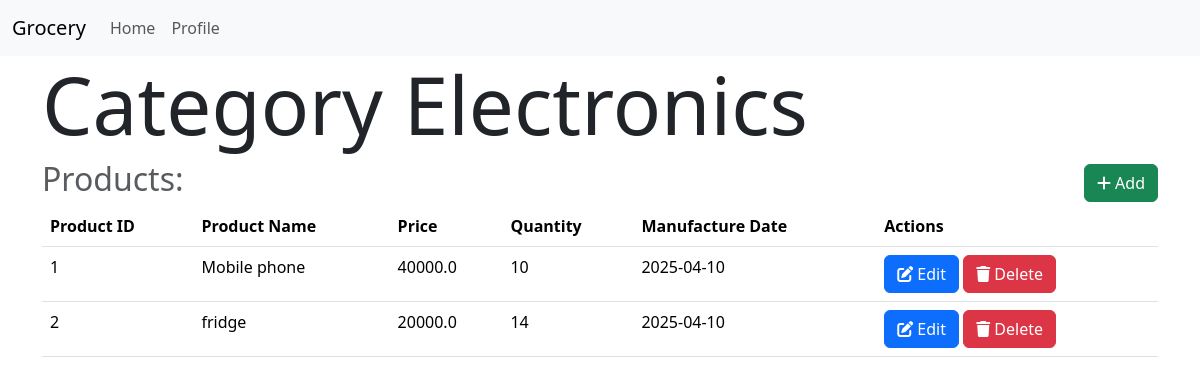
The app's page /category/1/ (signed in) with its own data.
### models.py (models this page shows)
class Category(db.Model):
    id = db.Column(db.Integer,primary_key=True)
    name=db.Column(db.String(32),unique=True)
    products=db.relationship('Product',backref='category',lazy=True, cascade='all, delete-orphan')

class Product(db.Model):
    id = db.Column(db.Integer,primary_key=True)
    name=db.Column(db.String(64),nullable=False)
    price=db.Column(db.Float,nullable=False)
    description = db.Column(db.String(256),nullable=True)
    category_id=db.Column(db.Integer,db.ForeignKey('category.id'),nullable=False)
    quantity=db.Column(db.Integer,nullable=False)
    man_date=db.Column(db.Date,nullable=False)
    carts=db.relationship('Cart',backref='product',lazy=True, cascade='all, delete-orphan')
    orders=db.relationship('Order',backref='product',lazy=True, cascade='all, delete-orphan')

### routes.py (the view)
@app.route('/category/<int:id>/')
@admin_required
def show_category(id):
    category = Category.query.get(id)
    if not category:
        flash('Category does not exist')
        return redirect(url_for('admin'))
    return render_template('category/show.html', category=category)

### routes.py (called while the page is built)
def admin_required(func):
    @wraps(func)
    def inner(*args, **kwargs):
        if 'user_id' not in session:
            flash('Please login to continue')
            return redirect(url_for('login'))
        user = User.query.get(session['user_id'])
        if not user.is_admin:
            flash('You are not authorized to access this page')
            return redirect(url_for('index'))
        return func(*args, **kwargs)
    return inner

### templates/category/show.html (shortened to what this page needs)
{% extends 'layout.html' %}
{% block content %}
<h1 class="display-1">
    Category {{category.name}}
</h1>
<div class="heading">
    <h2 class="text-muted">
        Products:
    </h2>
    <a href="{{url_for('add_product', category_id=category.id)}}" class="btn btn-success">
        <i class="fas fa-plus    "></i>
        Add
    </a>
</div>
<table class="table">
    <thead>
        <tr>
            <th>Product ID</th>
            <th>Product Name</th>
            <th>Price</th>
            <th>Quantity</th>
            <th>Manufacture Date</th>
            <th>Actions</th>
        </tr>
    </thead>
    <tbody>
        {% for product in category.products %}
        <tr>
            <td>{{product.id}}</td>
            <td>{{product.name}}</td>
            <td>{{product.price}}</td>
            <td>{{product.quantity}}</td>
            <td>{{product.man_date}}</td>
            <td>
                <a href="{{url_for('edit_product', id=product.id)}}" class="btn btn-primary">
                    <i class="fas fa-edit    "></i>
                    Edit
                </a>
                <a href="{{url_for('delete_product', id=product.id)}}" class="btn btn-danger">
                    <i class="fas fa-trash    "></i>
                    Delete
                </a>
            </td>
        </tr>
        {% endfor %}
    </tbody>
</table>
{% endblock %}

### templates/layout.html (shortened to what this page needs)
<!DOCTYPE html>
<html lang="en">
<head>
    <link href="https://cdn.jsdelivr.net/npm/bootstrap@5.3.5/dist/css/bootstrap.min.css" rel="stylesheet">
    <link rel="stylesheet" href="https://cdnjs.cloudflare.com/ajax/libs/font-awesome/6.5.1/css/all.min.css" />
</head>
<body>
    {% include 'navbar.html'   %}
    <div class="container">
    {% block content %}
    {% endblock %}
    </div>
</body>
</html>

### templates/navbar.html (shortened to what this page needs)
<nav class="navbar navbar-expand-lg bg-body-tertiary">
    <div class="container-fluid">
      <a class="navbar-brand" href="/">Grocery</a>
      <div class="collapse navbar-collapse" id="navbarNav">
        <div class="navbar-nav">
          {% if 'user_id' in session%}
            <li class="nav-item">
              <a class="nav-link " href="{{ url_for('index') }}">Home</a>
            </li>
            <li class="nav-item">
              <a class="nav-link " href="{{ url_for('profile') }}">Profile</a>
            </li>
          {% else %}
          <a class="nav-link active" aria-current="page" href="{{url_for('login')}}">Login</a>
          <a class="nav-link" href="{{ url_for('register') }}">Register</a>
          {% endif %}
        </div>
      </div>
    </div>
  </nav>

### templates/category/show.html (style rules this page uses)
.heading { display: flex; flex-direction: row; justify-content: space-between; align-items: center; }

### records on screen
Category: name "Electronics"
Product: id "1", name "Mobile phone", price "40000.0", quantity "10", man_date "2025-04-10"
Product: id "2", name "fridge", price "20000.0", quantity "14", man_date "2025-04-10"
